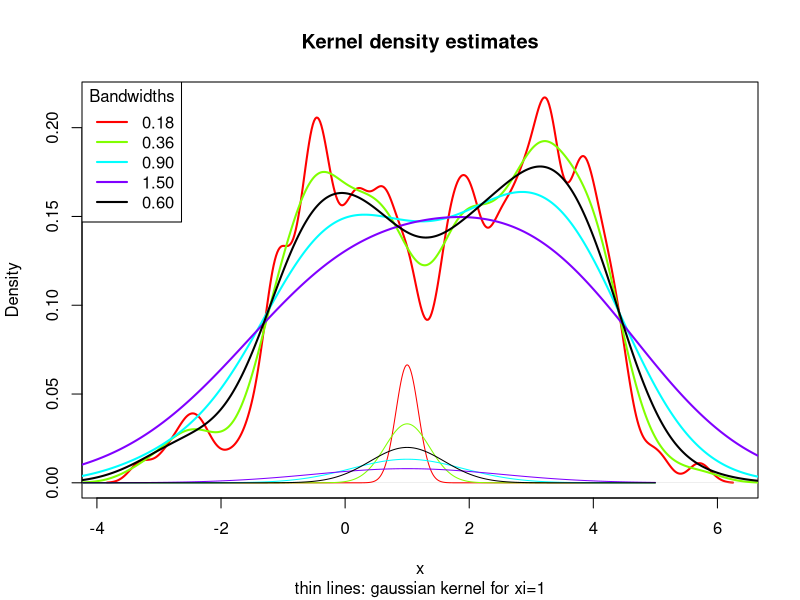

Here is the R script that generated this plot:
set.seed(1964)
x <- c(rnorm(100), 3+rnorm(100))
col <- c(rainbow(4), "black")

pdf("KernelDensity.pdf", width=10, height="6")
d0 <- density(x)
d <- density(x, bw=0.3*d0$bw)
h <- d$bw
plot(d, col=col[1], lwd=2, main="Kernel density estimates", xlab="x", sub="thin lines: gaussian kernel for xi=1")
d <- density(x, bw=0.6*d0$bw)
h <-c(h, d$bw)
lines(d, col=col[2], lwd=2)
d <- density(x, bw=1.5*d0$bw)
h <-c(h, d$bw)
lines(d, col=col[3], lwd=2)
d <- density(x, bw=2.5*d0$bw)
h <-c(h, d$bw)
lines(d, col=col[4], lwd=2)

d <- density(x)
h <-c(h, d$bw)
lines(d, col=col[5], lwd=2)
legend("topleft", legend=sprintf("%.2f", h), col=col, lwd=2, title="Bandwidths")

x <- (-500:500)/100
for (i in seq(h)) {
  y <- 0.03*dnorm(x, mean=1, sd=h[i])
  lines(x,y, col=col[i])
}
dev.off()
if (interactive()) browseURL(paste0(getwd(),"/KernelDensity.pdf"))
